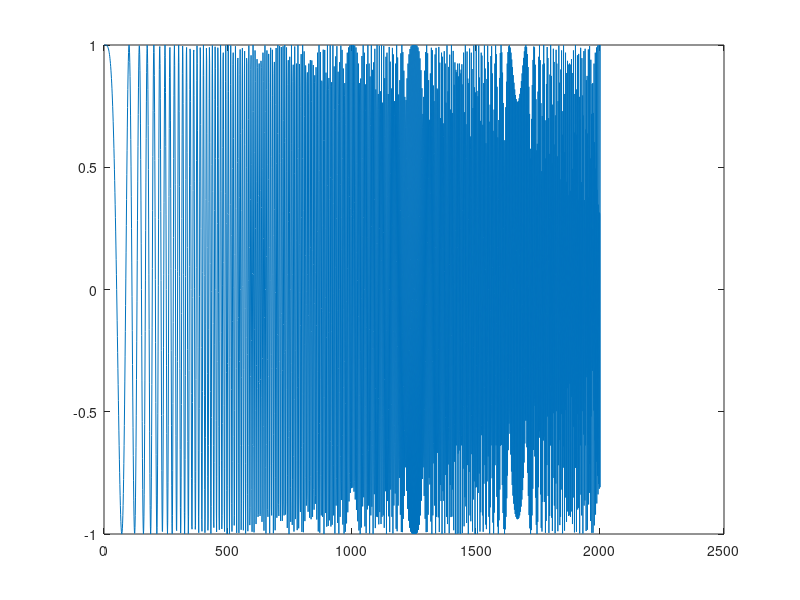

Recreate this plot in MATLAB. (Note: this script raises an error after producing the figure.)
clear;

t = 0:0.001:2;
x = chirp(t, 0, 1, 200, 'linear');
plot(x);

fileID = fopen([pwd '/../data/linear.txt'], 'w');

fprintf(fileID, '%12.8f ', x);
fclose(fileID);
